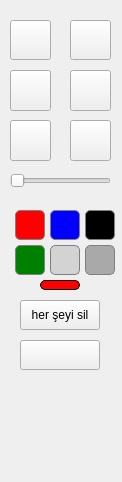
<?xml version="1.0" encoding="UTF-8"?>
<ui version="4.0">
 <class>PenTools</class>
 <widget class="QWidget" name="PenTools">
  <property name="geometry">
   <rect>
    <x>0</x>
    <y>0</y>
    <width>122</width>
    <height>482</height>
   </rect>
  </property>
  <property name="minimumSize">
   <size>
    <width>122</width>
    <height>420</height>
   </size>
  </property>
  <property name="windowTitle">
   <string>Kalem Araçları</string>
  </property>
  <property name="windowIcon">
   <iconset>
    <normaloff>app_icon.ico</normaloff>app_icon.ico</iconset>
  </property>
  <widget class="QPushButton" name="pen_btn">
   <property name="geometry">
    <rect>
     <x>10</x>
     <y>20</y>
     <width>41</width>
     <height>40</height>
    </rect>
   </property>
   <property name="text">
    <string/>
   </property>
   <property name="icon">
    <iconset>
     <normaloff>cursors/pen-solid.svg</normaloff>cursors/pen-solid.svg</iconset>
   </property>
   <property name="iconSize">
    <size>
     <width>24</width>
     <height>24</height>
    </size>
   </property>
  </widget>
  <widget class="QPushButton" name="eraser_btn">
   <property name="geometry">
    <rect>
     <x>70</x>
     <y>20</y>
     <width>41</width>
     <height>40</height>
    </rect>
   </property>
   <property name="text">
    <string/>
   </property>
   <property name="icon">
    <iconset>
     <normaloff>cursors/eraser.svg</normaloff>cursors/eraser.svg</iconset>
   </property>
   <property name="iconSize">
    <size>
     <width>24</width>
     <height>24</height>
    </size>
   </property>
  </widget>
  <widget class="QPushButton" name="color_red">
   <property name="geometry">
    <rect>
     <x>15</x>
     <y>210</y>
     <width>30</width>
     <height>30</height>
    </rect>
   </property>
   <property name="styleSheet">
    <string>QPushButton { background-color: red; border-radius: 5px; border: 1px solid gray; }</string>
   </property>
   <property name="text">
    <string/>
   </property>
  </widget>
  <widget class="QPushButton" name="color_blue">
   <property name="geometry">
    <rect>
     <x>50</x>
     <y>210</y>
     <width>30</width>
     <height>30</height>
    </rect>
   </property>
   <property name="styleSheet">
    <string>QPushButton { background-color: blue; border-radius: 5px; border: 1px solid gray; }</string>
   </property>
   <property name="text">
    <string/>
   </property>
  </widget>
  <widget class="QPushButton" name="color_black">
   <property name="geometry">
    <rect>
     <x>85</x>
     <y>210</y>
     <width>30</width>
     <height>30</height>
    </rect>
   </property>
   <property name="styleSheet">
    <string>QPushButton { background-color: black; border-radius: 5px; border: 1px solid gray; }</string>
   </property>
   <property name="text">
    <string/>
   </property>
  </widget>
  <widget class="QPushButton" name="color_green">
   <property name="geometry">
    <rect>
     <x>15</x>
     <y>245</y>
     <width>30</width>
     <height>30</height>
    </rect>
   </property>
   <property name="styleSheet">
    <string>QPushButton { background-color: green; border-radius: 5px; border: 1px solid gray; }</string>
   </property>
   <property name="text">
    <string/>
   </property>
  </widget>
  <widget class="QPushButton" name="color_custom1">
   <property name="geometry">
    <rect>
     <x>50</x>
     <y>245</y>
     <width>30</width>
     <height>30</height>
    </rect>
   </property>
   <property name="styleSheet">
    <string>QPushButton { background-color: lightgray; border-radius: 5px; border: 1px solid gray; }</string>
   </property>
   <property name="text">
    <string/>
   </property>
  </widget>
  <widget class="QPushButton" name="color_custom2">
   <property name="geometry">
    <rect>
     <x>85</x>
     <y>245</y>
     <width>30</width>
     <height>30</height>
    </rect>
   </property>
   <property name="styleSheet">
    <string>QPushButton { background-color: darkgray; border-radius: 5px; border: 1px solid gray; }</string>
   </property>
   <property name="text">
    <string/>
   </property>
  </widget>
  <widget class="QLabel" name="selected_color_indicator">
   <property name="geometry">
    <rect>
     <x>40</x>
     <y>280</y>
     <width>40</width>
     <height>10</height>
    </rect>
   </property>
   <property name="minimumSize">
    <size>
     <width>40</width>
     <height>10</height>
    </size>
   </property>
   <property name="maximumSize">
    <size>
     <width>40</width>
     <height>10</height>
    </size>
   </property>
   <property name="styleSheet">
    <string>background-color: red; border-radius: 5px; border: 1px solid black;</string>
   </property>
   <property name="text">
    <string/>
   </property>
  </widget>
  <widget class="QSlider" name="horizontalSlider">
   <property name="geometry">
    <rect>
     <x>10</x>
     <y>170</y>
     <width>101</width>
     <height>22</height>
    </rect>
   </property>
   <property name="orientation">
    <enum>Qt::Horizontal</enum>
   </property>
  </widget>
  <widget class="QPushButton" name="clear_all_btn">
   <property name="geometry">
    <rect>
     <x>20</x>
     <y>300</y>
     <width>80</width>
     <height>30</height>
    </rect>
   </property>
   <property name="text">
    <string>her şeyi sil</string>
   </property>
  </widget>
  <widget class="QPushButton" name="line_btn">
   <property name="geometry">
    <rect>
     <x>10</x>
     <y>70</y>
     <width>41</width>
     <height>41</height>
    </rect>
   </property>
   <property name="text">
    <string/>
   </property>
   <property name="icon">
    <iconset>
     <normaloff>cursors/line.svg</normaloff>cursors/line.svg</iconset>
   </property>
   <property name="iconSize">
    <size>
     <width>24</width>
     <height>24</height>
    </size>
   </property>
  </widget>
  <widget class="QPushButton" name="rect_btn">
   <property name="geometry">
    <rect>
     <x>70</x>
     <y>70</y>
     <width>41</width>
     <height>41</height>
    </rect>
   </property>
   <property name="text">
    <string/>
   </property>
   <property name="icon">
    <iconset>
     <normaloff>cursors/rectangle.svg</normaloff>cursors/rectangle.svg</iconset>
   </property>
   <property name="iconSize">
    <size>
     <width>24</width>
     <height>24</height>
    </size>
   </property>
  </widget>
  <widget class="QPushButton" name="ellipse_btn">
   <property name="geometry">
    <rect>
     <x>10</x>
     <y>120</y>
     <width>41</width>
     <height>41</height>
    </rect>
   </property>
   <property name="text">
    <string/>
   </property>
   <property name="icon">
    <iconset>
     <normaloff>cursors/circle.svg</normaloff>cursors/circle.svg</iconset>
   </property>
   <property name="iconSize">
    <size>
     <width>24</width>
     <height>24</height>
    </size>
   </property>
  </widget>
  <widget class="QPushButton" name="highlight_btn">
   <property name="geometry">
    <rect>
     <x>70</x>
     <y>120</y>
     <width>41</width>
     <height>41</height>
    </rect>
   </property>
   <property name="text">
    <string/>
   </property>
   <property name="icon">
    <iconset>
     <normaloff>cursors/highlighter.svg</normaloff>cursors/highlighter.svg</iconset>
   </property>
   <property name="iconSize">
    <size>
     <width>24</width>
     <height>24</height>
    </size>
   </property>
  </widget>
  <widget class="QPushButton" name="exit_btn">
   <property name="geometry">
    <rect>
     <x>20</x>
     <y>340</y>
     <width>80</width>
     <height>30</height>
    </rect>
   </property>
   <property name="text">
    <string/>
   </property>
   <property name="icon">
    <iconset>
     <normaloff>circle-xmark-solid.svg</normaloff>circle-xmark-solid.svg</iconset>
   </property>
  </widget>
  <widget class="QLabel" name="label">
   <property name="geometry">
    <rect>
     <x>10</x>
     <y>380</y>
     <width>101</width>
     <height>91</height>
    </rect>
   </property>
   <property name="text">
    <string/>
   </property>
   <property name="pixmap">
    <pixmap>logo.png</pixmap>
   </property>
   <property name="scaledContents">
    <bool>true</bool>
   </property>
  </widget>
 </widget>
 <resources/>
 <connections/>
</ui>
